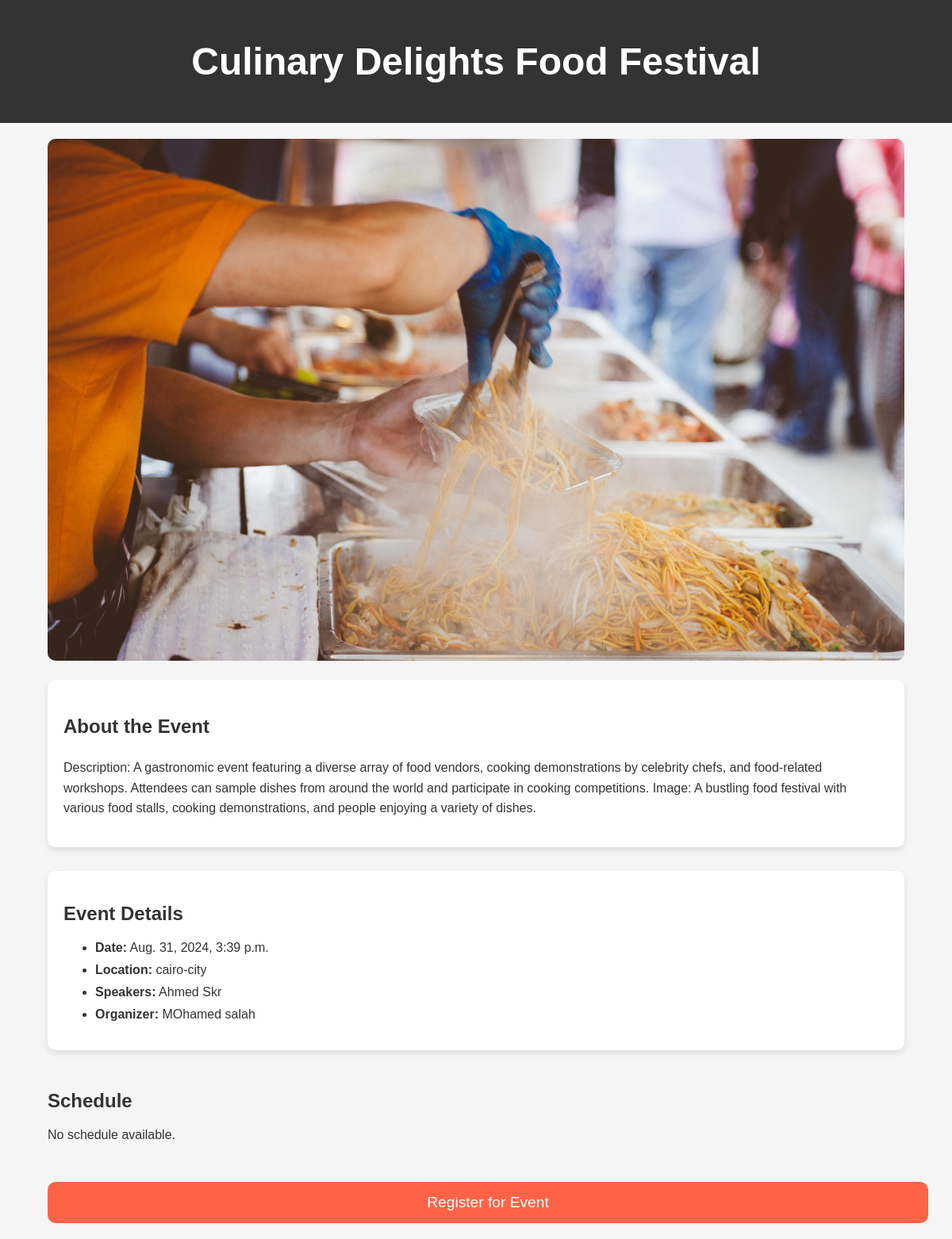
Screenshot of /event/8/ with the database file from the repository.
### events/models.py (models this page shows, shortened)
class Event(models.Model):
    title = models.CharField(max_length=100)
    description = models.TextField()
    date = models.DateTimeField()
    location = models.CharField(max_length=255)
    image = models.ImageField(upload_to='event_images/', blank=True, null=True)
    Speakers = models.CharField(max_length=255, default='Yossef mohamed')
    organizer = models.CharField(max_length=200, default='MOhamed salah')

### events/views.py (the view)
# urls.py: path('event/<int:event_id>/', views.event_detail, name='event_detail'),
def event_detail(request, event_id):
    event = get_object_or_404(Event, id=event_id)
    return render(request, 'events/event_detail.html', {'event': event})

### templates/events/event_detail.html (shortened to what this page needs)
<!DOCTYPE html>
<html lang="en">
<head>
</head>
<body>
    <div class="header">
        <h1>{{ event.title }}</h1>
    </div>
    <div class="container">
        {% if event.image %}
            <img class="event-image" src="{{ event.image.url }}" alt="{{ event.title }}">
        {% endif %}
        <div class="event-info">
            <div class="event-description">
                <h2>About the Event</h2>
                <p>{{ event.description }}</p>
            </div>
            <div class="event-details">
                <h2>Event Details</h2>
                <ul>
                    <li><span>Date:</span> {{ event.date }}</li>
                    <li><span>Location:</span> {{ event.location }}</li>
                    <li><span>Speakers:</span> {{ event.Speakers }}</li>
                    <li><span>Organizer:</span> {{ event.organizer }}</li>
                </ul>
            </div>
        </div>
        <div class="event-schedule">
            <h2>Schedule</h2>
            {% if event.schedule %}
                {% for item in event.schedule %}
                    <div class="schedule-item">
                        <h3>{{ item.time }} - {{ item.activity }}</h3>
                        <p>{{ item.description }}</p>
                    </div>
                {% endfor %}
            {% else %}
                <p>No schedule available.</p>
            {% endif %}
        </div>
        <a href="{% url 'register_for_event' event.id %}" class="register-button">Register for Event</a>
    </div>
</body>
</html>

### templates/events/event_detail.html (style rules this page uses)
body { font-family: Arial, sans-serif; margin: 0; padding: 0; background-color: #f5f5f5; color: #333; }
.container { width: 90%; max-width: 1200px; margin: 0 auto; padding: 20px; }
.header { text-align: center; padding: 50px 0; background: #333; color: #fff; }
.header h1 { margin: 0; font-size: 3em; }
.event-image { width: 100%; height: auto; border-radius: 10px; margin-bottom: 20px; }
.event-info { display: flex; flex-wrap: wrap; gap: 30px; margin-bottom: 50px; }
.event-info > div { flex: 1 1 45%; background: #fff; padding: 20px; border-radius: 10px; box-shadow: 0 4px 8px rgba(0, 0, 0, 0.1); }
.event-description { line-height: 1.6; }
.event-details { list-style: none; padding: 0; margin: 0; }
.event-details li { margin-bottom: 10px; }
.event-details li span { font-weight: bold; }
.event-schedule { margin-bottom: 50px; }
.event-schedule h2 { margin-bottom: 20px; }
.register-button { display: block; width: 100%; text-align: center; padding: 15px; background: #ff6347; color: #fff; font-size: 1.2em; text-decoration: none; border-radius: 10px; transition: background 0.3s ease; }

### rows the page displays
Event: title "Culinary Delights Food Festival", image (picture), description "Description: A gastronomic event featuring a diverse array of food vendors, cooking demonstrations by celebrity chefs, and food-related workshops. Attendees can sample dishes from around the world and participate in cooking competitions. Image: A bustling food festival with various food stalls, cooking demonstrations, and people enjoying a variety of dishes.", date "Aug. 31, 2024, 3:39 p.m.", location "cairo-city", Speakers "Ahmed Skr", organizer "MOhamed salah"
